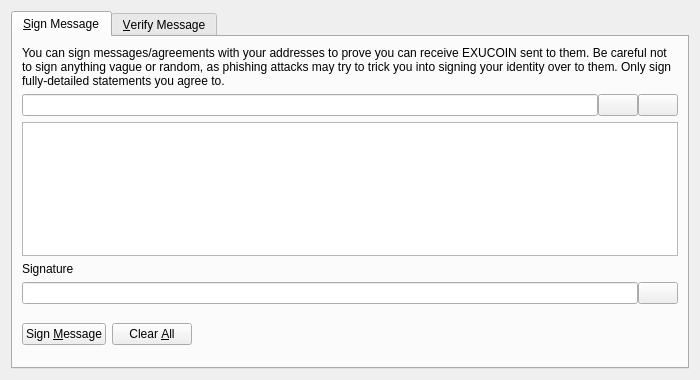
<?xml version="1.0" encoding="UTF-8"?>
<ui version="4.0">
 <class>SignVerifyMessageDialog</class>
 <widget class="QDialog" name="SignVerifyMessageDialog">
  <property name="geometry">
   <rect>
    <x>0</x>
    <y>0</y>
    <width>700</width>
    <height>380</height>
   </rect>
  </property>
  <property name="windowTitle">
   <string>Signatures - Sign / Verify a Message</string>
  </property>
  <property name="modal">
   <bool>true</bool>
  </property>
  <layout class="QVBoxLayout" name="verticalLayout">
   <item>
    <widget class="QTabWidget" name="tabWidget">
     <property name="currentIndex">
      <number>0</number>
     </property>
     <widget class="QWidget" name="tabSignMessage">
      <attribute name="title">
       <string>&amp;Sign Message</string>
      </attribute>
      <layout class="QVBoxLayout" name="verticalLayout_SM">
       <item>
        <widget class="QLabel" name="infoLabel_SM">
         <property name="text">
          <string>You can sign messages/agreements with your addresses to prove you can receive EXUCOIN sent to them. Be careful not to sign anything vague or random, as phishing attacks may try to trick you into signing your identity over to them. Only sign fully-detailed statements you agree to.</string>
         </property>
         <property name="textFormat">
          <enum>Qt::PlainText</enum>
         </property>
         <property name="wordWrap">
          <bool>true</bool>
         </property>
        </widget>
       </item>
       <item>
        <layout class="QHBoxLayout" name="horizontalLayout_1_SM">
         <property name="spacing">
          <number>0</number>
         </property>
         <item>
          <widget class="QValidatedLineEdit" name="addressIn_SM">
           <property name="toolTip">
            <string>The EXUCOIN address to sign the message with</string>
           </property>
          </widget>
         </item>
         <item>
          <widget class="QPushButton" name="addressBookButton_SM">
           <property name="toolTip">
            <string>Choose previously used address</string>
           </property>
           <property name="text">
            <string/>
           </property>
           <property name="shortcut">
            <string>Alt+A</string>
           </property>
           <property name="autoDefault">
            <bool>false</bool>
           </property>
          </widget>
         </item>
         <item>
          <widget class="QPushButton" name="pasteButton_SM">
           <property name="toolTip">
            <string>Paste address from clipboard</string>
           </property>
           <property name="text">
            <string/>
           </property>
           <property name="shortcut">
            <string>Alt+P</string>
           </property>
           <property name="autoDefault">
            <bool>false</bool>
           </property>
          </widget>
         </item>
        </layout>
       </item>
       <item>
        <widget class="QPlainTextEdit" name="messageIn_SM">
         <property name="toolTip">
          <string>Enter the message you want to sign here</string>
         </property>
        </widget>
       </item>
       <item>
        <widget class="QLabel" name="signatureLabel_SM">
         <property name="text">
          <string>Signature</string>
         </property>
         <property name="textFormat">
          <enum>Qt::PlainText</enum>
         </property>
        </widget>
       </item>
       <item>
        <layout class="QHBoxLayout" name="horizontalLayout_2_SM">
         <property name="spacing">
          <number>0</number>
         </property>
         <item>
          <widget class="QLineEdit" name="signatureOut_SM">
           <property name="font">
            <font>
             <italic>true</italic>
            </font>
           </property>
           <property name="readOnly">
            <bool>true</bool>
           </property>
          </widget>
         </item>
         <item>
          <widget class="QPushButton" name="copySignatureButton_SM">
           <property name="toolTip">
            <string>Copy the current signature to the system clipboard</string>
           </property>
           <property name="text">
            <string/>
           </property>
           <property name="autoDefault">
            <bool>false</bool>
           </property>
          </widget>
         </item>
        </layout>
       </item>
       <item>
        <layout class="QHBoxLayout" name="horizontalLayout_3_SM">
         <item>
          <widget class="QPushButton" name="signMessageButton_SM">
           <property name="toolTip">
            <string>Sign the message to prove you own this EXUCOIN address</string>
           </property>
           <property name="text">
            <string>Sign &amp;Message</string>
           </property>
           <property name="autoDefault">
            <bool>false</bool>
           </property>
          </widget>
         </item>
         <item>
          <widget class="QPushButton" name="clearButton_SM">
           <property name="toolTip">
            <string>Reset all sign message fields</string>
           </property>
           <property name="text">
            <string>Clear &amp;All</string>
           </property>
           <property name="autoDefault">
            <bool>false</bool>
           </property>
          </widget>
         </item>
         <item>
          <spacer name="horizontalSpacer_1_SM">
           <property name="orientation">
            <enum>Qt::Horizontal</enum>
           </property>
           <property name="sizeHint" stdset="0">
            <size>
             <width>40</width>
             <height>48</height>
            </size>
           </property>
          </spacer>
         </item>
         <item>
          <widget class="QLabel" name="statusLabel_SM">
           <property name="font">
            <font>
             <weight>75</weight>
             <bold>true</bold>
            </font>
           </property>
           <property name="text">
            <string/>
           </property>
           <property name="wordWrap">
            <bool>true</bool>
           </property>
          </widget>
         </item>
         <item>
          <spacer name="horizontalSpacer_2_SM">
           <property name="orientation">
            <enum>Qt::Horizontal</enum>
           </property>
           <property name="sizeHint" stdset="0">
            <size>
             <width>40</width>
             <height>48</height>
            </size>
           </property>
          </spacer>
         </item>
        </layout>
       </item>
      </layout>
     </widget>
     <widget class="QWidget" name="tabVerifyMessage">
      <attribute name="title">
       <string>&amp;Verify Message</string>
      </attribute>
      <layout class="QVBoxLayout" name="verticalLayout_VM">
       <item>
        <widget class="QLabel" name="infoLabel_VM">
         <property name="text">
          <string>Enter the receiver's address, message (ensure you copy line breaks, spaces, tabs, etc. exactly) and signature below to verify the message. Be careful not to read more into the signature than what is in the signed message itself, to avoid being tricked by a man-in-the-middle attack. Note that this only proves the signing party receives with the address, it cannot prove sendership of any transaction!</string>
         </property>
         <property name="textFormat">
          <enum>Qt::PlainText</enum>
         </property>
         <property name="alignment">
          <set>Qt::AlignLeading|Qt::AlignLeft|Qt::AlignTop</set>
         </property>
         <property name="wordWrap">
          <bool>true</bool>
         </property>
        </widget>
       </item>
       <item>
        <layout class="QHBoxLayout" name="horizontalLayout_1_VM">
         <property name="spacing">
          <number>0</number>
         </property>
         <item>
          <widget class="QValidatedLineEdit" name="addressIn_VM">
           <property name="toolTip">
            <string>The EXUCOIN address the message was signed with</string>
           </property>
          </widget>
         </item>
         <item>
          <widget class="QPushButton" name="addressBookButton_VM">
           <property name="toolTip">
            <string>Choose previously used address</string>
           </property>
           <property name="text">
            <string/>
           </property>
           <property name="shortcut">
            <string>Alt+A</string>
           </property>
           <property name="autoDefault">
            <bool>false</bool>
           </property>
          </widget>
         </item>
        </layout>
       </item>
       <item>
        <widget class="QPlainTextEdit" name="messageIn_VM"/>
       </item>
       <item>
        <widget class="QValidatedLineEdit" name="signatureIn_VM"/>
       </item>
       <item>
        <layout class="QHBoxLayout" name="horizontalLayout_2_VM">
         <item>
          <widget class="QPushButton" name="verifyMessageButton_VM">
           <property name="toolTip">
            <string>Verify the message to ensure it was signed with the specified EXUCOIN address</string>
           </property>
           <property name="text">
            <string>Verify &amp;Message</string>
           </property>
           <property name="autoDefault">
            <bool>false</bool>
           </property>
          </widget>
         </item>
         <item>
          <widget class="QPushButton" name="clearButton_VM">
           <property name="toolTip">
            <string>Reset all verify message fields</string>
           </property>
           <property name="text">
            <string>Clear &amp;All</string>
           </property>
           <property name="autoDefault">
            <bool>false</bool>
           </property>
          </widget>
         </item>
         <item>
          <spacer name="horizontalSpacer_1_VM">
           <property name="orientation">
            <enum>Qt::Horizontal</enum>
           </property>
           <property name="sizeHint" stdset="0">
            <size>
             <width>40</width>
             <height>48</height>
            </size>
           </property>
          </spacer>
         </item>
         <item>
          <widget class="QLabel" name="statusLabel_VM">
           <property name="font">
            <font>
             <weight>75</weight>
             <bold>true</bold>
            </font>
           </property>
           <property name="text">
            <string/>
           </property>
           <property name="wordWrap">
            <bool>true</bool>
           </property>
          </widget>
         </item>
         <item>
          <spacer name="horizontalSpacer_2_VM">
           <property name="orientation">
            <enum>Qt::Horizontal</enum>
           </property>
           <property name="sizeHint" stdset="0">
            <size>
             <width>40</width>
             <height>48</height>
            </size>
           </property>
          </spacer>
         </item>
        </layout>
       </item>
      </layout>
     </widget>
    </widget>
   </item>
  </layout>
 </widget>
 <customwidgets>
  <customwidget>
   <class>QValidatedLineEdit</class>
   <extends>QLineEdit</extends>
   <header>qvalidatedlineedit.h</header>
  </customwidget>
 </customwidgets>
 <resources>
  <include location="../exucoin.qrc"/>
 </resources>
 <connections/>
</ui>
